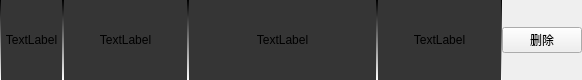
<?xml version="1.0" encoding="UTF-8"?>
<ui version="4.0">
 <class>AddressListItem</class>
 <widget class="QWidget" name="AddressListItem">
  <property name="geometry">
   <rect>
    <x>0</x>
    <y>0</y>
    <width>582</width>
    <height>80</height>
   </rect>
  </property>
  <property name="sizePolicy">
   <sizepolicy hsizetype="Fixed" vsizetype="Fixed">
    <horstretch>0</horstretch>
    <verstretch>0</verstretch>
   </sizepolicy>
  </property>
  <property name="minimumSize">
   <size>
    <width>0</width>
    <height>80</height>
   </size>
  </property>
  <property name="windowTitle">
   <string>Form</string>
  </property>
  <property name="styleSheet">
   <string notr="true">QLabel{
border-left:1px solid qlineargradient(spread:pad, x1:0, y1:0, x2:0, y2:1, stop:0 rgba(0, 0, 0, 255), stop:1 rgba(255, 255, 255, 255));
border-right:1px solid qlineargradient(spread:pad, x1:0, y1:0, x2:0, y2:1, stop:0 rgba(0, 0, 0, 255), stop:1 rgba(255, 255, 255, 255));
background-color:rgb(53, 53, 53);
}</string>
  </property>
  <layout class="QHBoxLayout" name="horizontalLayout_2">
   <property name="spacing">
    <number>0</number>
   </property>
   <property name="leftMargin">
    <number>0</number>
   </property>
   <property name="topMargin">
    <number>0</number>
   </property>
   <property name="rightMargin">
    <number>0</number>
   </property>
   <property name="bottomMargin">
    <number>0</number>
   </property>
   <item>
    <layout class="QHBoxLayout" name="horizontalLayout" stretch="1,2,3,2,1">
     <property name="spacing">
      <number>0</number>
     </property>
     <item>
      <widget class="QLabel" name="nameLabel">
       <property name="text">
        <string>TextLabel</string>
       </property>
       <property name="alignment">
        <set>Qt::AlignCenter</set>
       </property>
      </widget>
     </item>
     <item>
      <widget class="QLabel" name="cityLabel">
       <property name="text">
        <string>TextLabel</string>
       </property>
       <property name="alignment">
        <set>Qt::AlignCenter</set>
       </property>
      </widget>
     </item>
     <item>
      <widget class="QLabel" name="detailLabel">
       <property name="text">
        <string>TextLabel</string>
       </property>
       <property name="alignment">
        <set>Qt::AlignCenter</set>
       </property>
      </widget>
     </item>
     <item>
      <widget class="QLabel" name="phoneLabel">
       <property name="text">
        <string>TextLabel</string>
       </property>
       <property name="alignment">
        <set>Qt::AlignCenter</set>
       </property>
      </widget>
     </item>
     <item>
      <widget class="QPushButton" name="pushButton">
       <property name="text">
        <string>删除</string>
       </property>
      </widget>
     </item>
    </layout>
   </item>
  </layout>
 </widget>
 <resources/>
 <connections/>
</ui>
